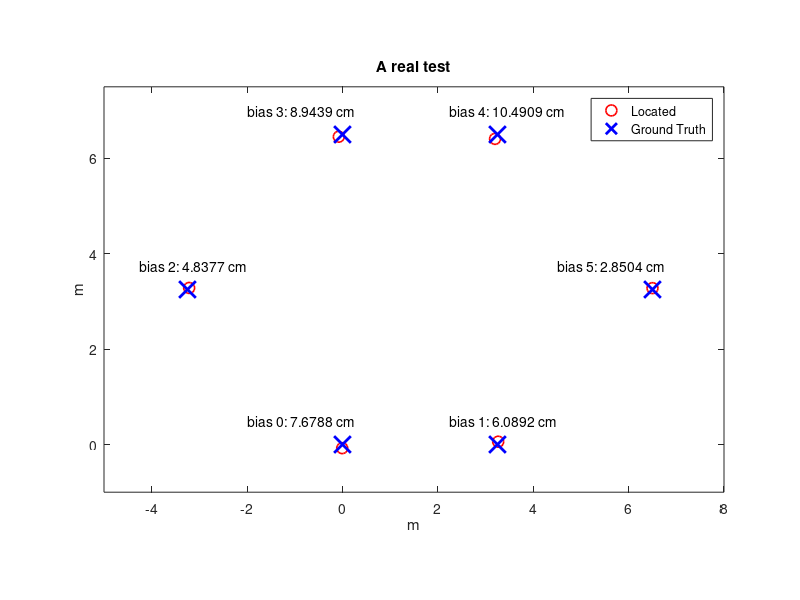

Here is the MATLAB script that generated this plot:
clear all; close all; clc;

load('./data/data525.mat');
plot(Cor_a(:, 1), Cor_a(:, 2), 'ro', 'markersize', 8, 'linewidth', 1.2); hold on;
plot(Cor_gt(:, 1), Cor_gt(:, 2), 'bx', 'markersize', 12, 'linewidth', 2.0); hold off;
axis equal;
axis([-5, 8, -1, 7.5]);
title('A real test');
legend('Located', 'Ground Truth');
xlabel('m');
ylabel('m');
bias = sqrt(sum((Cor_a - Cor_gt) .^ 2, 2));
text(Cor_gt(1,1) - 2, Cor_gt(1, 2) + 0.5, ['bias 0: ', num2str(bias(1)*100), ' cm']);
text(Cor_gt(2,1) - 1, Cor_gt(2, 2) + 0.5, ['bias 1: ', num2str(bias(2)*100), ' cm']);
text(Cor_gt(3,1) - 1, Cor_gt(3, 2) + 0.5, ['bias 2: ', num2str(bias(3)*100), ' cm']);
text(Cor_gt(4,1) - 2, Cor_gt(4, 2) + 0.5, ['bias 3: ', num2str(bias(4)*100), ' cm']);
text(Cor_gt(5,1) - 1, Cor_gt(5, 2) + 0.5, ['bias 4: ', num2str(bias(5)*100), ' cm']);
text(Cor_gt(6,1) - 2, Cor_gt(6, 2) + 0.5, ['bias 5: ', num2str(bias(6)*100), ' cm']);